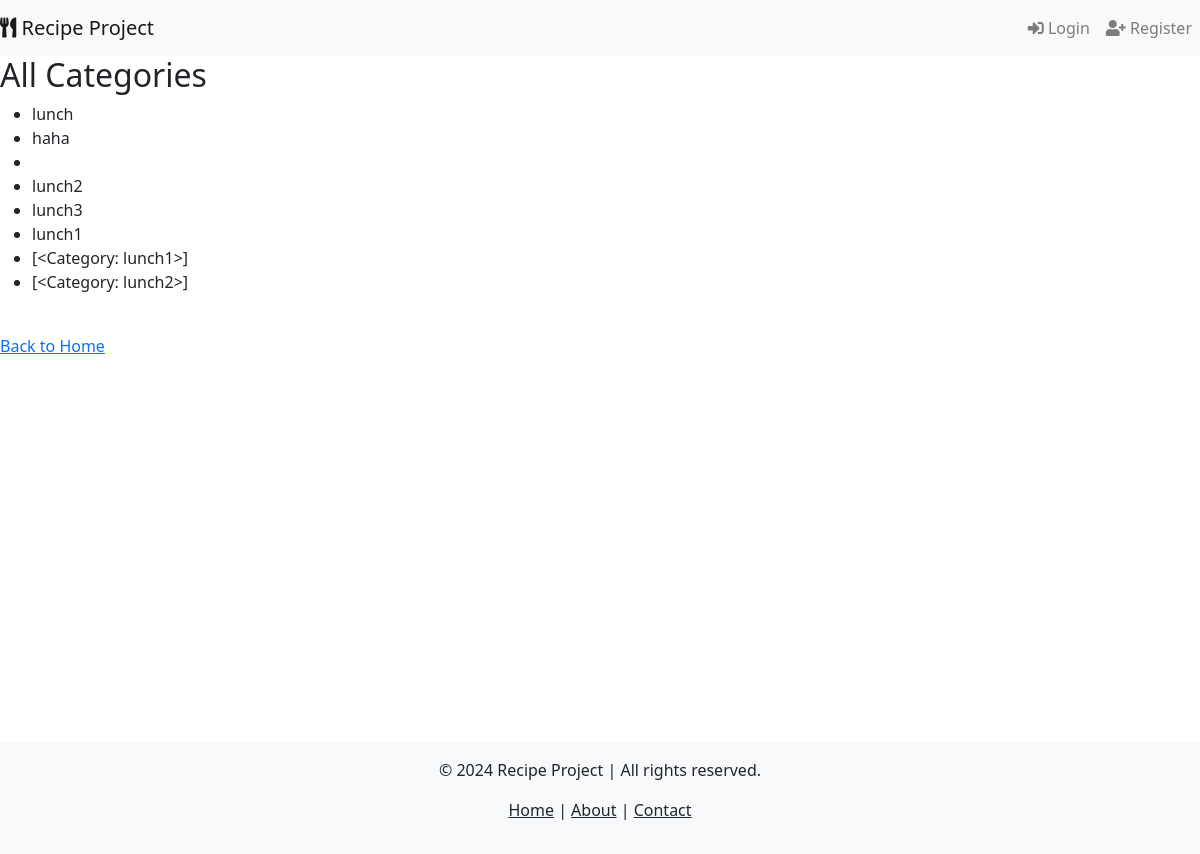
The page /categories/ on the database as committed earlier.
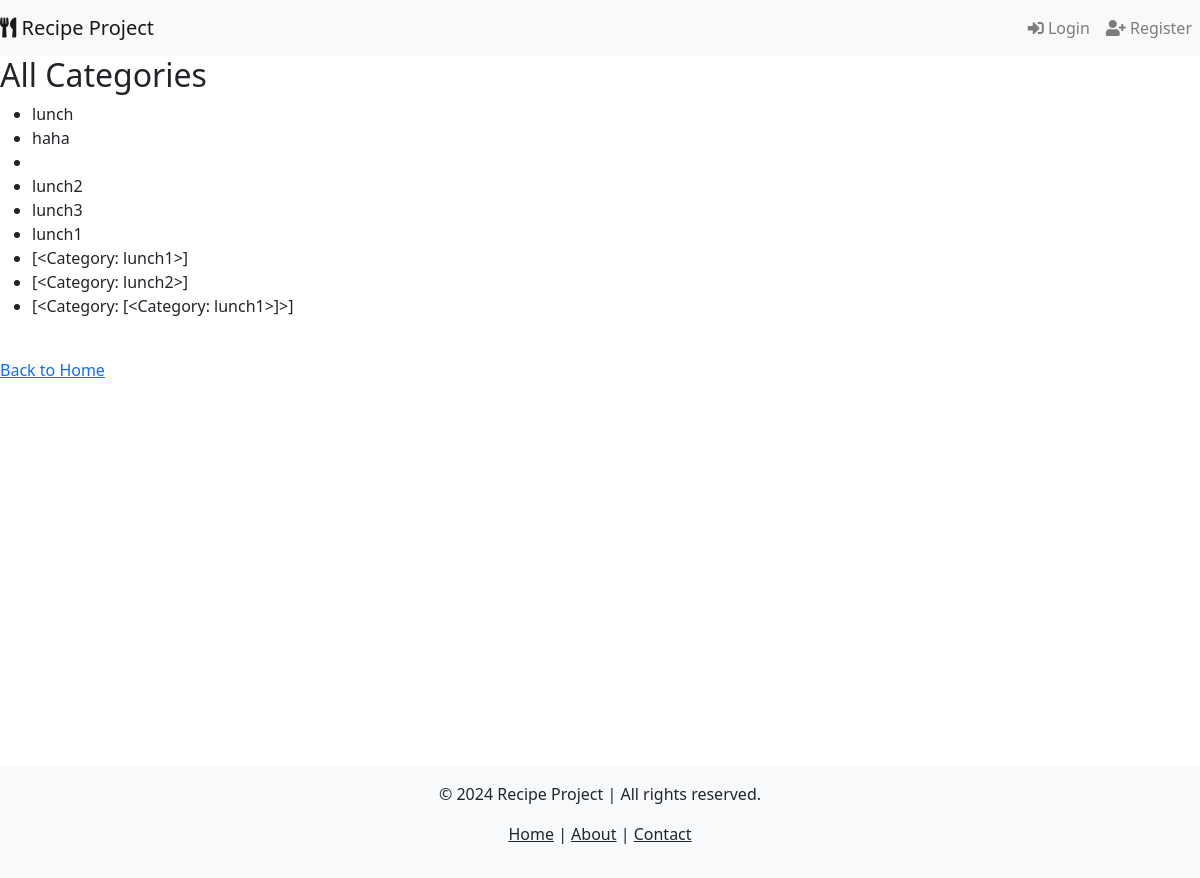
The same page on the database as committed later.
### recipe_app/models.py (models this page shows, shortened)
class Category(models.Model):
    name = models.CharField(max_length=100, unique=True)

### recipe_app/views.py (the view)
# urls.py: path('categories/', views.CategoryListView.as_view(), name='category_list'),
class CategoryListView(ListView):
    model = Category
    template_name = 'category_list.html'
    context_object_name = 'categories'

### recipe_app/context_processors.py (called while the page is built)
def current_year(request):
    return {'current_year': datetime.now().year}

### templates/category_list.html
{% extends 'base.html' %}
{% block content %}
    <h2>All Categories</h2>
    <ul>
        {% for category in categories %}
            <li>{{ category.name }}</li>
        {% endfor %}
    </ul>
    <br>
    <a href="{% url 'home' %}">Back to Home</a>
{% endblock %}

Rows that differ between the two databases and show on the page:
added Category: name "[<Category: [<Category: lunch1>]>]"
